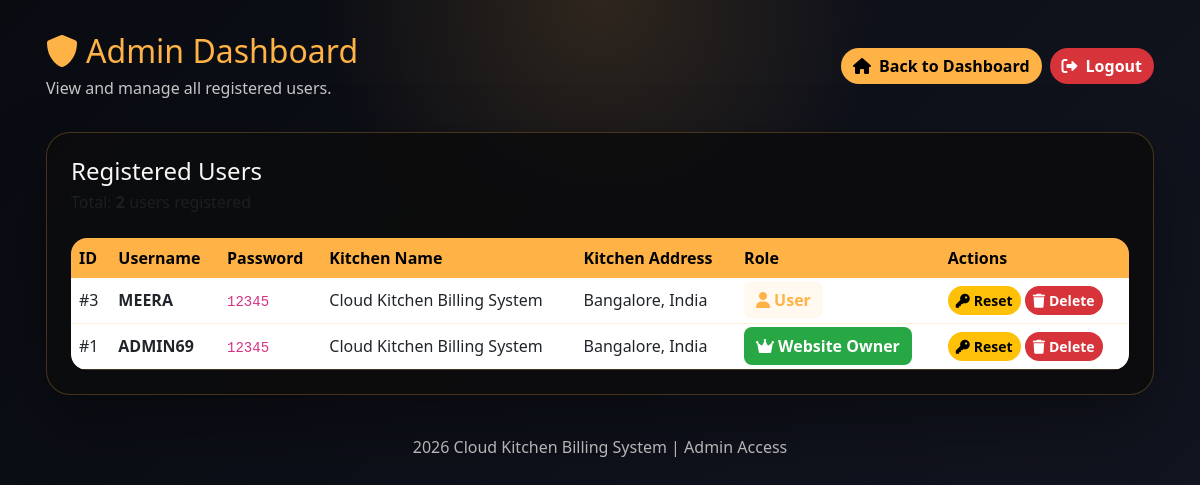
The page /admin (signed in) on the database its author committed.
### tables this page shows
CREATE TABLE users(
        id INTEGER PRIMARY KEY AUTOINCREMENT,
        username TEXT UNIQUE,
        password TEXT,
        kitchen_name TEXT DEFAULT 'Cloud Kitchen Billing System',
        kitchen_address TEXT DEFAULT 'Bangalore, India'
    , is_owner INTEGER DEFAULT 0);

### app.py (the view)
@app.route("/admin")
def admin():
    if not session.get("user_id"):
        return redirect("/login")
    user_id = session.get("user_id")
    conn = sqlite3.connect(DB_PATH)
    cursor = conn.cursor()
    cursor.execute("SELECT is_owner FROM users WHERE id=?", (user_id,))
    user_info = cursor.fetchone()
    if not user_info or user_info[0] != 1:
        conn.close()
        return "Access Denied: Only website owners can access this page", 403
    cursor.execute("SELECT id, username, password, kitchen_name, kitchen_address, is_owner FROM users ORDER BY id DESC")
    all_users = cursor.fetchall()
    conn.close()
    return render_template("admin.html", users=all_users)

### templates/admin.html (shortened to what this page needs)
<!DOCTYPE html>
<html lang="en">
<head>
<link href="https://cdn.jsdelivr.net/npm/bootstrap@5.3.0/dist/css/bootstrap.min.css" rel="stylesheet">
<link rel="stylesheet" href="https://cdnjs.cloudflare.com/ajax/libs/font-awesome/6.0.0/css/all.min.css">
</head>
<body>
<div class="page-shell container-lg">
    <div class="page-header">
        <div>
            <h2><i class="fas fa-shield-alt me-2"></i>Admin Dashboard</h2>
            <p>View and manage all registered users.</p>
        </div>
        <div class="d-flex flex-wrap gap-2">
            <a href="/" class="btn btn-primary">
                <i class="fas fa-home me-2"></i>Back to Dashboard
            </a>
            <a href="/logout" class="btn btn-danger">
                <i class="fas fa-sign-out-alt me-2"></i>Logout
            </a>
        </div>
    </div>
    <div class="card p-4">
        <div class="d-flex align-items-center mb-4">
            <div>
                <h4 class="mb-1">Registered Users</h4>
                <p class="text-muted mb-0">Total: <strong>{{ users|length }}</strong> users registered</p>
            </div>
        </div>
        <div class="table-responsive">
            <table class="table table-hover mb-0">
                <thead>
                    <tr>
                        <th>ID</th>
                        <th>Username</th>
                        <th>Password</th>
                        <th>Kitchen Name</th>
                        <th>Kitchen Address</th>
                        <th>Role</th>
                        <th>Actions</th>
                    </tr>
                </thead>
                <tbody>
                    {% if users %}
                        {% for user in users %}
                        <tr>
                            <td>#{{ user[0] }}</td>
                            <td><strong>{{ user[1] }}</strong></td>
                            <td><code>{{ user[2] }}</code></td>
                            <td>{{ user[3] }}</td>
                            <td>{{ user[4] }}</td>
                            <td>
                                {% if user[5] == 1 %}
                                    <span class="badge-owner">
                                        <i class="fas fa-crown me-1"></i>Website Owner
                                    </span>
                                {% else %}
                                    <span class="badge-user">
                                        <i class="fas fa-user me-1"></i>User
                                    </span>
                                {% endif %}
                            </td>
                            <td>
                                <button class="btn btn-sm btn-warning" data-bs-toggle="modal" data-bs-target="#resetPasswordModal" data-user-id="{{ user[0] }}" data-username="{{ user[1] }}">
                                    <i class="fas fa-key me-1"></i>Reset
                                </button>
                                <a href="/admin/delete/{{ user[0] }}" class="btn btn-sm btn-danger" onclick="return confirm('Are you sure you want to delete this user?');">
                                    <i class="fas fa-trash me-1"></i>Delete
                                </a>
                            </td>
                        </tr>
                        {% endfor %}
                    {% endif %}
                </tbody>
            </table>
        </div>
    </div>
    <div class="footer mt-4">
        2026 Cloud Kitchen Billing System | Admin Access
    </div>
</div>

### templates/admin.html (style rules this page uses)
:root { --bg-start: #090b11; --bg-end: #141723; --panel: rgba(12, 12, 14, 0.92); --panel-border: rgba(255,179,71,0.24); --accent: #FFB347; --accent-soft: rgba(255,179,71,0.08); --accent-strong: #ffcb70; --muted: #c7c7c7; --text: #f7f7f7; --danger: #d6333a; --danger-hover: #b02a37; }
body { margin: 0; min-height: 100vh; background: radial-gradient(circle at top, rgba(255,179,71,0.14), transparent 28%), linear-gradient(135deg, var(--bg-start), var(--bg-end)); font-family: 'Segoe UI', Tahoma, Geneva, Verdana, sans-serif; color: var(--text); }
.page-shell { padding: 2rem 1rem 3rem; }
.page-header { display: flex; flex-wrap: wrap; align-items: center; justify-content: space-between; gap: 1rem; margin-bottom: 2rem; }
.page-header h2 { margin: 0; color: var(--accent); }
.page-header p { margin: 0.35rem 0 0; color: var(--muted); }
.btn-primary { border-radius: 18px; border: none; background: var(--accent); color: black; font-weight: 700; }
.btn-danger { border-radius: 18px; border: none; background: var(--danger); color: white; font-weight: 700; }
.card { background: var(--panel); border: 1px solid var(--panel-border); border-radius: 24px; box-shadow: 0 30px 70px rgba(0,0,0,0.35); color: var(--text); }
.table { border-radius: 1rem; overflow: hidden; background: rgba(255,255,255,0.05); }
.table thead th { background: var(--accent); color: black; border: none; font-weight: 700; }
.table tbody td { border-color: rgba(255,179,71,0.2); vertical-align: middle; }
.badge-owner { background: #28a745; color: white; padding: 0.5rem 0.75rem; border-radius: 8px; font-weight: 600; }
.badge-user { background: var(--accent-soft); color: var(--accent); padding: 0.5rem 0.75rem; border-radius: 8px; font-weight: 600; }
.footer { text-align: center; padding: 1rem 0; color: var(--muted); }
.btn-warning { border-radius: 18px; border: none; background: #ffc107; color: black; font-weight: 700; }

### rows shown on the page
users: id "3", username "MEERA", password "12345", kitchen_name "Cloud Kitchen Billing System", kitchen_address "Bangalore, India", is_owner 0 (drawn)
users: id "1", username "ADMIN69", password "12345", kitchen_name "Cloud Kitchen Billing System", kitchen_address "Bangalore, India", is_owner 1 (drawn)
